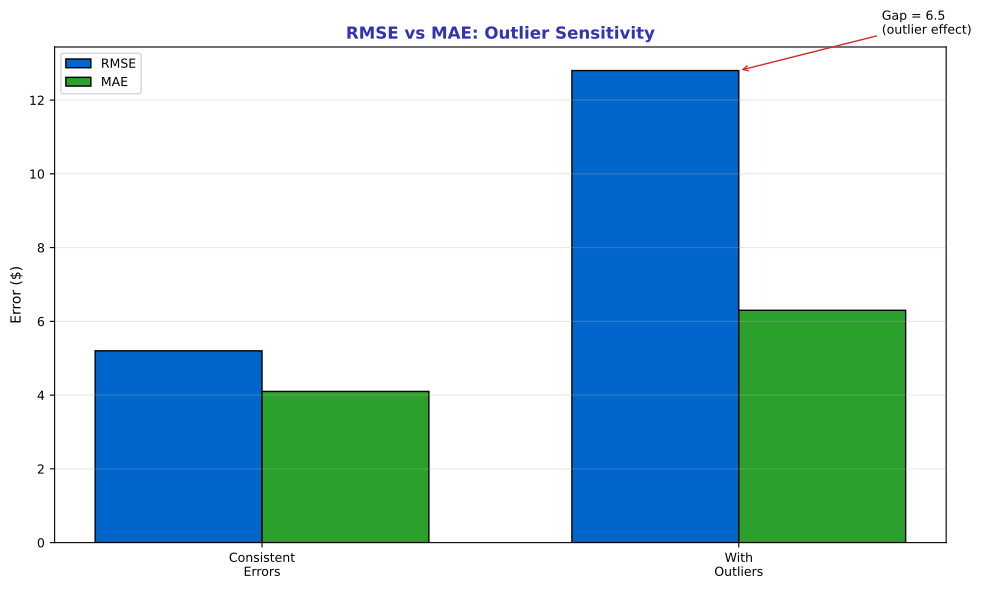

Write Python code to recreate this figure.
"""RMSE vs MAE Comparison"""
import matplotlib.pyplot as plt
import numpy as np
from pathlib import Path

plt.rcParams.update({
    'font.size': 10, 'axes.labelsize': 10, 'axes.titlesize': 11,
    'xtick.labelsize': 9, 'ytick.labelsize': 9, 'legend.fontsize': 9,
    'figure.figsize': (10, 6), 'figure.dpi': 150
})

MLPURPLE = '#3333B2'
MLLAVENDER = '#ADADE0'
MLBLUE = '#0066CC'
MLORANGE = '#FF7F0E'
MLGREEN = '#2CA02C'
MLRED = '#D62728'

np.random.seed(42)

fig, ax = plt.subplots(figsize=(10, 6))


# Two models with different error patterns
models = ['Consistent\nErrors', 'With\nOutliers']
rmse_vals = [5.2, 12.8]
mae_vals = [4.1, 6.3]

x = np.arange(len(models))
width = 0.35

bars1 = ax.bar(x - width/2, rmse_vals, width, label='RMSE', color=MLBLUE, edgecolor='black')
bars2 = ax.bar(x + width/2, mae_vals, width, label='MAE', color=MLGREEN, edgecolor='black')

ax.set_xticks(x)
ax.set_xticklabels(models)
ax.set_title('RMSE vs MAE: Outlier Sensitivity', fontsize=12, fontweight='bold', color=MLPURPLE)
ax.set_ylabel('Error ($)', fontsize=10)
ax.legend(fontsize=9)
ax.grid(alpha=0.3, axis='y')

# Annotate the gap
ax.annotate(f'Gap = {rmse_vals[1] - mae_vals[1]:.1f}\n(outlier effect)',
            xy=(1, rmse_vals[1]), xytext=(1.3, rmse_vals[1] + 1),
            fontsize=9, arrowprops=dict(arrowstyle='->', color=MLRED))


plt.tight_layout()
plt.savefig(Path(__file__).parent / 'chart.pdf', dpi=300, bbox_inches='tight')
plt.close()
